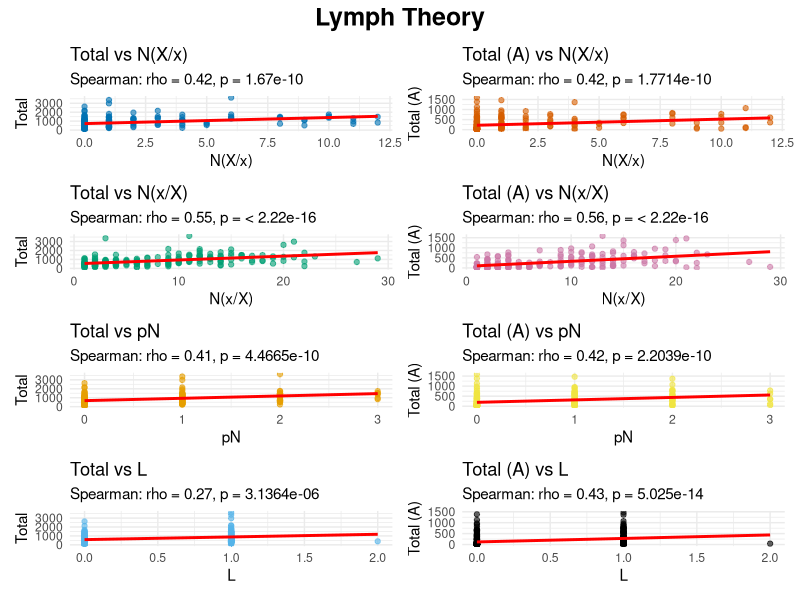

This figure's R source:
# Load required libraries
library(ggplot2)
library(patchwork)

# Read the data
data <- read.csv2("Test.csv", stringsAsFactors = FALSE)
colnames(data) <- trimws(colnames(data))

# Clean numeric columns
data$Total <- as.numeric(gsub(",", ".", data$Total))
data$`Total..A.` <- as.numeric(gsub(",", ".", data$`Total..A.`))
data$`N.X.x.` <- as.numeric(gsub(",", ".", data$`N.X.x.`))
data$`N..x.X.` <- as.numeric(gsub(",", ".", data$`N..x.X.`))
data$pN <- as.numeric(gsub(",", ".", data$pN))
data$L <- as.numeric(gsub(",", ".", data$L))

# 1. Total vs N(X/x)
complete1 <- complete.cases(data$Total, data$`N.X.x.`)
s1 <- cor.test(data$Total[complete1], data$`N.X.x.`[complete1], method = "spearman")
p1 <- ggplot(data[complete1,], aes(x = `N.X.x.`, y = Total)) +
  geom_point(color = "#0072B2", alpha = 0.6) +
  geom_smooth(method = "lm", color = "red", se = FALSE) +
  labs(title = "Total vs N(X/x)",
       subtitle = paste0("Spearman: rho = ", round(s1$estimate, 2), ", p = ", format.pval(s1$p.value, digits = 5)),
       x = "N(X/x)", y = "Total") + theme_minimal()

# 2. Total (A) vs N(X/x)
complete2 <- complete.cases(data$`Total..A.`, data$`N.X.x.`)
s2 <- cor.test(data$`Total..A.`[complete2], data$`N.X.x.`[complete2], method = "spearman")
p2 <- ggplot(data[complete2,], aes(x = `N.X.x.`, y = `Total..A.`)) +
  geom_point(color = "#D55E00", alpha = 0.6) +
  geom_smooth(method = "lm", color = "red", se = FALSE) +
  labs(title = "Total (A) vs N(X/x)",
       subtitle = paste0("Spearman: rho = ", round(s2$estimate, 2), ", p = ", format.pval(s2$p.value, digits = 5)),
       x = "N(X/x)", y = "Total (A)") + theme_minimal()

# 3. Total vs N(x/X)
complete3 <- complete.cases(data$Total, data$`N..x.X.`)
s3 <- cor.test(data$Total[complete3], data$`N..x.X.`[complete3], method = "spearman")
p3 <- ggplot(data[complete3,], aes(x = `N..x.X.`, y = Total)) +
  geom_point(color = "#009E73", alpha = 0.6) +
  geom_smooth(method = "lm", color = "red", se = FALSE) +
  labs(title = "Total vs N(x/X)",
       subtitle = paste0("Spearman: rho = ", round(s3$estimate, 2), ", p = ", format.pval(s3$p.value, digits = 5)),
       x = "N(x/X)", y = "Total") + theme_minimal()

# 4. Total (A) vs N(x/X)
complete4 <- complete.cases(data$`Total..A.`, data$`N..x.X.`)
s4 <- cor.test(data$`Total..A.`[complete4], data$`N..x.X.`[complete4], method = "spearman")
p4 <- ggplot(data[complete4,], aes(x = `N..x.X.`, y = `Total..A.`)) +
  geom_point(color = "#CC79A7", alpha = 0.6) +
  geom_smooth(method = "lm", color = "red", se = FALSE) +
  labs(title = "Total (A) vs N(x/X)",
       subtitle = paste0("Spearman: rho = ", round(s4$estimate, 2), ", p = ", format.pval(s4$p.value, digits = 5)),
       x = "N(x/X)", y = "Total (A)") + theme_minimal()

# 5. Total vs pN
complete5 <- complete.cases(data$Total, data$pN)
s5 <- cor.test(data$Total[complete5], data$pN[complete5], method = "spearman")
p5 <- ggplot(data[complete5,], aes(x = pN, y = Total)) +
  geom_point(color = "#E69F00", alpha = 0.6) +
  geom_smooth(method = "lm", color = "red", se = FALSE) +
  labs(title = "Total vs pN",
       subtitle = paste0("Spearman: rho = ", round(s5$estimate, 2), ", p = ", format.pval(s5$p.value, digits = 5)),
       x = "pN", y = "Total") + theme_minimal()

# 6. Total (A) vs pN
complete6 <- complete.cases(data$`Total..A.`, data$pN)
s6 <- cor.test(data$`Total..A.`[complete6], data$pN[complete6], method = "spearman")
p6 <- ggplot(data[complete6,], aes(x = pN, y = `Total..A.`)) +
  geom_point(color = "#F0E442", alpha = 0.6) +
  geom_smooth(method = "lm", color = "red", se = FALSE) +
  labs(title = "Total (A) vs pN",
       subtitle = paste0("Spearman: rho = ", round(s6$estimate, 2), ", p = ", format.pval(s6$p.value, digits = 5)),
       x = "pN", y = "Total (A)") + theme_minimal()

# 7. Total vs L
complete7 <- complete.cases(data$Total, data$L)
s7 <- cor.test(data$Total[complete7], data$L[complete7], method = "spearman")
p7 <- ggplot(data[complete7,], aes(x = L, y = Total)) +
  geom_point(color = "#56B4E9", alpha = 0.6) +
  geom_smooth(method = "lm", color = "red", se = FALSE) +
  labs(title = "Total vs L",
       subtitle = paste0("Spearman: rho = ", round(s7$estimate, 2), ", p = ", format.pval(s7$p.value, digits = 5)),
       x = "L", y = "Total") + theme_minimal()

# 8. Total (A) vs L
complete8 <- complete.cases(data$`Total..A.`, data$L)
s8 <- cor.test(data$`Total..A.`[complete8], data$L[complete8], method = "spearman")
p8 <- ggplot(data[complete8,], aes(x = L, y = `Total..A.`)) +
  geom_point(color = "#000000", alpha = 0.6) +
  geom_smooth(method = "lm", color = "red", se = FALSE) +
  labs(title = "Total (A) vs L",
       subtitle = paste0("Spearman: rho = ", round(s8$estimate, 2), ", p = ", format.pval(s8$p.value, digits = 5)),
       x = "L", y = "Total (A)") + theme_minimal()

# Combine all 8 plots in a 4x2 grid
grid <- (
  (p1 | p2) /
  (p3 | p4) /
  (p5 | p6) /
  (p7 | p8)
) +
  plot_annotation(title = "Lymph Theory",
                  theme = theme(plot.title = element_text(size = 18, face = "bold", hjust = 0.5)))

ggsave("Karl/lymph_theory_combined.png", grid, width = 18, height = 20, dpi = 300) 